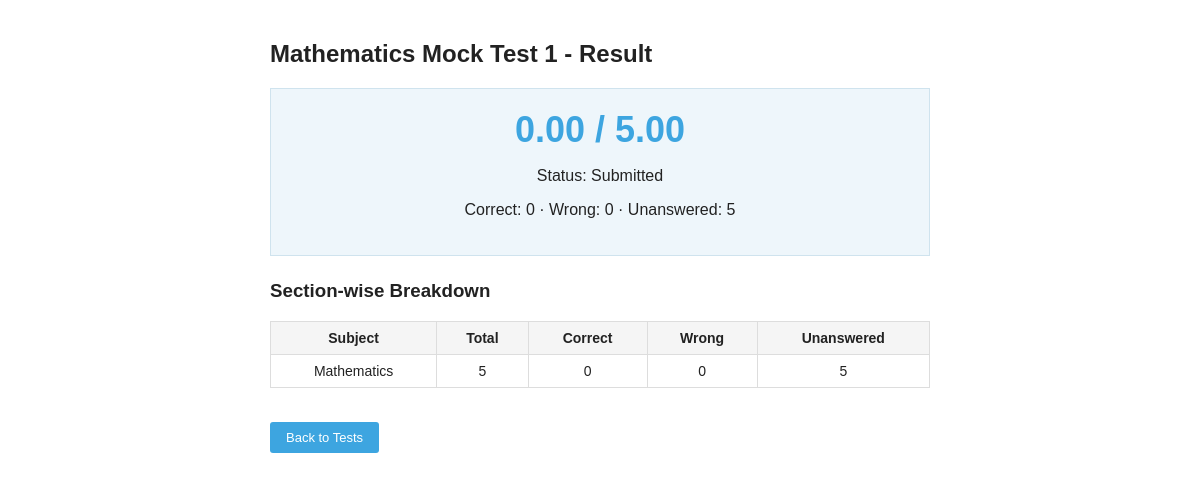
The app's page /result/3/ (signed in) with its own data.
### exams/models.py (models this page shows, shortened)
class TestAttempt(models.Model):
    STATUS_CHOICES = [
        ('IN_PROGRESS', 'In Progress'),
        ('SUBMITTED', 'Submitted'),
        ('AUTO_SUBMITTED', 'Auto-submitted (time up)'),
    ]
    candidate = models.ForeignKey(User, on_delete=models.CASCADE, related_name='attempts')
    test = models.ForeignKey(Test, on_delete=models.CASCADE, related_name='attempts')
    started_at = models.DateTimeField(auto_now_add=True)
    submitted_at = models.DateTimeField(null=True, blank=True)
    status = models.CharField(max_length=20, choices=STATUS_CHOICES, default='IN_PROGRESS')
    score = models.DecimalField(max_digits=7, decimal_places=2, null=True, blank=True)
    total_marks = models.DecimalField(max_digits=7, decimal_places=2, null=True, blank=True)
    correct_count = models.PositiveIntegerField(default=0)
    wrong_count = models.PositiveIntegerField(default=0)
    unanswered_count = models.PositiveIntegerField(default=0)
    class Meta:
        ordering = ['-started_at']

class Test(models.Model):
    title = models.CharField(max_length=255)
    system_name = models.CharField(
        max_length=50, default='C001',
        help_text="Short code shown top-left on login screen, e.g. C001"
    )
    duration_minutes = models.PositiveIntegerField(
        default=180, validators=[MinValueValidator(1)],
        help_text="Total test duration in minutes"
    )
    instructions = models.TextField(
        blank=True,
        help_text="Shown on the instructions page before the test starts"
    )
    is_active = models.BooleanField(default=True)
    created_at = models.DateTimeField(auto_now_add=True)
    class Meta:
        ordering = ['-created_at']

class Subject(models.Model):
    name = models.CharField(max_length=100, unique=True)
    class Meta:
        ordering = ['name']

### exams/views.py (the view)
# urls.py: path('result/<int:attempt_id>/', views.result, name='result'),
@login_required
def result(request, attempt_id):
    attempt = get_object_or_404(TestAttempt, id=attempt_id, candidate=request.user)
    if attempt.status == 'IN_PROGRESS':
        return redirect('take_test', attempt_id=attempt.id)
    section_breakdown = []
    for section in attempt.test.sections.select_related('subject'):
        answers = Answer.objects.filter(attempt=attempt, question__section=section).select_related('selected_choice')
        correct = sum(1 for a in answers if a.selected_choice and a.selected_choice.is_correct)
        wrong = sum(1 for a in answers if a.selected_choice and not a.selected_choice.is_correct)
        unanswered = sum(1 for a in answers if not a.selected_choice)
        section_breakdown.append({
            'subject': section.subject.name,
            'correct': correct,
            'wrong': wrong,
            'unanswered': unanswered,
            'total': answers.count(),
        })
    return render(request, 'exams/result.html', {
        'attempt': attempt,
        'section_breakdown': section_breakdown,
    })

### exams/templates/exams/result.html (shortened to what this page needs)
{% extends 'exams/base.html' %}
{% block content %}
<div class="result-page">
    <h2>{{ attempt.test.title }} - Result</h2>
    <div class="result-summary">
        <div class="result-score">{{ attempt.score }} / {{ attempt.total_marks }}</div>
        <p>Status: {{ attempt.get_status_display }}</p>
        <p>Correct: {{ attempt.correct_count }} &middot; Wrong: {{ attempt.wrong_count }} &middot; Unanswered: {{ attempt.unanswered_count }}</p>
    </div>
    <h3>Section-wise Breakdown</h3>
    <table class="result-breakdown-table">
        <thead>
            <tr><th>Subject</th><th>Total</th><th>Correct</th><th>Wrong</th><th>Unanswered</th></tr>
        </thead>
        <tbody>
            {% for s in section_breakdown %}
            <tr>
                <td>{{ s.subject }}</td>
                <td>{{ s.total }}</td>
                <td>{{ s.correct }}</td>
                <td>{{ s.wrong }}</td>
                <td>{{ s.unanswered }}</td>
            </tr>
            {% endfor %}
        </tbody>
    </table>
    <p style="margin-top: 24px;">
        <a href="{% url 'test_list' %}" class="btn-start">Back to Tests</a>
    </p>
</div>
{% endblock %}

### static/css/style.css (style rules this page uses)
* { box-sizing: border-box; }
body { margin: 0; font-family: Arial, Helvetica, sans-serif; background: #fff; color: #222; }
.btn-start { display: inline-block; margin-top: 10px; background: #3da5e0; color: #fff; padding: 8px 16px; text-decoration: none; border-radius: 3px; font-size: 13px; border: none; cursor: pointer; }
.result-page { max-width: 700px; margin: 40px auto; padding: 0 20px; }
.result-summary { background: #eef6fb; border: 1px solid #cfe3ee; padding: 20px; text-align: center; margin-bottom: 24px; }
.result-score { font-size: 36px; font-weight: bold; color: #3da5e0; }
.result-breakdown-table { width: 100%; border-collapse: collapse; }
.result-breakdown-table th, .result-breakdown-table td { border: 1px solid #ddd; padding: 8px 12px; text-align: center; font-size: 14px; }
.result-breakdown-table th { background: #f5f5f5; }

### records on screen
TestAttempt: test "Mathematics Mock Test 1", score "0.00", total_marks "5.00", status "Submitted", correct_count "0", wrong_count "0", unanswered_count "5"
Subject: subject "Mathematics"

### other values on screen
{{ s.total }} "5"
{{ s.correct }} "0"
{{ s.wrong }} "0"
{{ s.unanswered }} "5"
